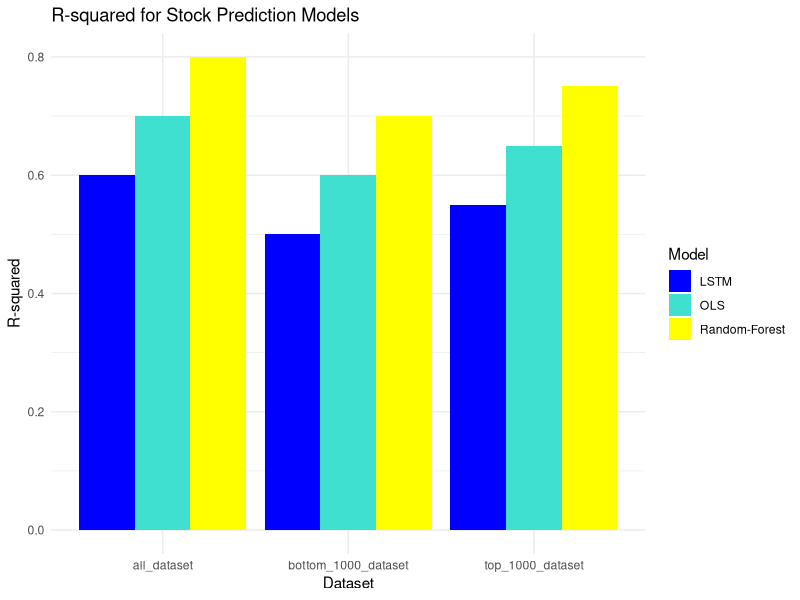

The R source for this figure:
# Load required libraries
library(ggplot2)

# Sample data (replace with your actual R-squared values)
data <- data.frame(
  Model = rep(c("OLS", "Random-Forest", "LSTM"), each = 3),
  Dataset = rep(c("all_dataset", "top_1000_dataset", "bottom_1000_dataset"), times = 3),
  R_squared = c(0.7, 0.65, 0.6, 0.8, 0.75, 0.7, 0.6, 0.55, 0.5) # Replace with your R-squared values
)

# Create bar chart
ggplot(data, aes(x = Dataset, y = R_squared, fill = Model)) +
  geom_bar(stat = "identity", position = "dodge") +
  labs(title = "R-squared for Stock Prediction Models",
       x = "Dataset",
       y = "R-squared") +
  scale_fill_manual(values = c("blue", "#40E0D0", "yellow")) +  # Define colors for each model
  theme_minimal()

